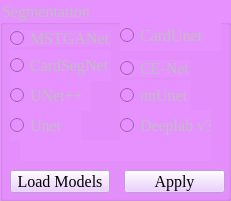
   <widget class="QGroupBox" name="segmentation_box">
    <property name="enabled">
     <bool>false</bool>
    </property>
    <property name="geometry">
     <rect>
      <x>170</x>
      <y>10</y>
      <width>231</width>
      <height>201</height>
     </rect>
    </property>
    <property name="font">
     <font>
      <family>Times New Roman</family>
      <pointsize>12</pointsize>
      <weight>9</weight>
      <italic>false</italic>
      <bold>false</bold>
     </font>
    </property>
    <property name="styleSheet">
     <string notr="true"> font: 75 12pt &quot;Times New Roman&quot;; ;background-color: rgb(231, 144, 255);</string>
    </property>
    <property name="title">
     <string>Segmentation</string>
    </property>
    <widget class="QRadioButton" name="deep1_method">
     <property name="enabled">
      <bool>false</bool>
     </property>
     <property name="geometry">
      <rect>
       <x>10</x>
       <y>30</y>
       <width>101</width>
       <height>17</height>
      </rect>
     </property>
     <property name="font">
      <font>
       <family>Times New Roman</family>
       <pointsize>12</pointsize>
       <weight>9</weight>
       <italic>false</italic>
       <bold>false</bold>
      </font>
     </property>
     <property name="styleSheet">
      <string notr="true">font: 75 12pt &quot;Times New Roman&quot;;</string>
     </property>
     <property name="text">
      <string>MSTGANet</string>
     </property>
    </widget>
    <widget class="QRadioButton" name="deep2_method">
     <property name="enabled">
      <bool>false</bool>
     </property>
     <property name="geometry">
      <rect>
       <x>10</x>
       <y>50</y>
       <width>101</width>
       <height>31</height>
      </rect>
     </property>
     <property name="font">
      <font>
       <family>Times New Roman</family>
       <pointsize>12</pointsize>
       <weight>9</weight>
       <italic>false</italic>
       <bold>false</bold>
      </font>
     </property>
     <property name="styleSheet">
      <string notr="true">font: 75 12pt &quot;Times New Roman&quot;;</string>
     </property>
     <property name="text">
      <string>CardSegNet</string>
     </property>
    </widget>
    <widget class="QPushButton" name="applysegmentation">
     <property name="enabled">
      <bool>false</bool>
     </property>
     <property name="geometry">
      <rect>
       <x>124</x>
       <y>170</y>
       <width>101</width>
       <height>23</height>
      </rect>
     </property>
     <property name="font">
      <font>
       <family>Times New Roman</family>
       <pointsize>12</pointsize>
       <weight>9</weight>
       <italic>false</italic>
       <bold>false</bold>
      </font>
     </property>
     <property name="styleSheet">
      <string notr="true">color: rgb(0, 0, 0); background-color: rgb(231, 194, 255);font: 75 12pt &quot;Times New Roman&quot;;</string>
     </property>
     <property name="text">
      <string>Apply</string>
     </property>
    </widget>
    <widget class="QLabel" name="label_pre_2">
     <property name="enabled">
      <bool>false</bool>
     </property>
     <property name="geometry">
      <rect>
       <x>20</x>
       <y>140</y>
       <width>191</width>
       <height>21</height>
      </rect>
     </property>
     <property name="font">
      <font>
       <family>Times New Roman</family>
       <pointsize>12</pointsize>
       <weight>9</weight>
       <italic>false</italic>
       <bold>false</bold>
      </font>
     </property>
     <property name="styleSheet">
      <string notr="true">font: 75 12pt &quot;Times New Roman&quot;;</string>
     </property>
     <property name="text">
      <string/>
     </property>
    </widget>
    <widget class="QRadioButton" name="classic_method">
     <property name="enabled">
      <bool>false</bool>
     </property>
     <property name="geometry">
      <rect>
       <x>10</x>
       <y>80</y>
       <width>81</width>
       <height>31</height>
      </rect>
     </property>
     <property name="font">
      <font>
       <family>Times New Roman</family>
       <pointsize>12</pointsize>
       <weight>9</weight>
       <italic>false</italic>
       <bold>false</bold>
      </font>
     </property>
     <property name="styleSheet">
      <string notr="true">font: 75 12pt &quot;Times New Roman&quot;;</string>
     </property>
     <property name="text">
      <string>UNet++</string>
     </property>
    </widget>
    <widget class="QRadioButton" name="classic_method_2">
     <property name="enabled">
      <bool>false</bool>
     </property>
     <property name="geometry">
      <rect>
       <x>120</x>
       <y>80</y>
       <width>71</width>
       <height>31</height>
      </rect>
     </property>
     <property name="font">
      <font>
       <family>Times New Roman</family>
       <pointsize>12</pointsize>
       <weight>9</weight>
       <italic>false</italic>
       <bold>false</bold>
      </font>
     </property>
     <property name="styleSheet">
      <string notr="true">font: 75 12pt &quot;Times New Roman&quot;;</string>
     </property>
     <property name="text">
      <string>nnUnet</string>
     </property>
    </widget>
    <widget class="QRadioButton" name="deep1_method_2">
     <property name="enabled">
      <bool>false</bool>
     </property>
     <property name="geometry">
      <rect>
       <x>120</x>
       <y>60</y>
       <width>71</width>
       <height>17</height>
      </rect>
     </property>
     <property name="font">
      <font>
       <family>Times New Roman</family>
       <pointsize>12</pointsize>
       <weight>9</weight>
       <italic>false</italic>
       <bold>false</bold>
      </font>
     </property>
     <property name="styleSheet">
      <string notr="true">font: 75 12pt &quot;Times New Roman&quot;;</string>
     </property>
     <property name="text">
      <string>CE-Net</string>
     </property>
    </widget>
    <widget class="QRadioButton" name="deep2_method_2">
     <property name="enabled">
      <bool>false</bool>
     </property>
     <property name="geometry">
      <rect>
       <x>120</x>
       <y>110</y>
       <width>91</width>
       <height>31</height>
      </rect>
     </property>
     <property name="font">
      <font>
       <family>Times New Roman</family>
       <pointsize>12</pointsize>
       <weight>9</weight>
       <italic>false</italic>
       <bold>false</bold>
      </font>
     </property>
     <property name="styleSheet">
      <string notr="true">font: 75 12pt &quot;Times New Roman&quot;;</string>
     </property>
     <property name="text">
      <string>Deeplab v3</string>
     </property>
    </widget>
    <widget class="QRadioButton" name="classic_method_3">
     <property name="enabled">
      <bool>false</bool>
     </property>
     <property name="geometry">
      <rect>
       <x>10</x>
       <y>110</y>
       <width>71</width>
       <height>31</height>
      </rect>
     </property>
     <property name="font">
      <font>
       <family>Times New Roman</family>
       <pointsize>12</pointsize>
       <weight>9</weight>
       <italic>false</italic>
       <bold>false</bold>
      </font>
     </property>
     <property name="styleSheet">
      <string notr="true">font: 75 12pt &quot;Times New Roman&quot;;</string>
     </property>
     <property name="text">
      <string>Unet </string>
     </property>
    </widget>
    <widget class="QRadioButton" name="classic_method_4">
     <property name="enabled">
      <bool>false</bool>
     </property>
     <property name="geometry">
      <rect>
       <x>120</x>
       <y>20</y>
       <width>101</width>
       <height>31</height>
      </rect>
     </property>
     <property name="font">
      <font>
       <family>Times New Roman</family>
       <pointsize>12</pointsize>
       <weight>9</weight>
       <italic>false</italic>
       <bold>false</bold>
      </font>
     </property>
     <property name="styleSheet">
      <string notr="true">font: 75 12pt &quot;Times New Roman&quot;;</string>
     </property>
     <property name="text">
      <string>CardUnet </string>
     </property>
    </widget>
    <widget class="QPushButton" name="load_models">
     <property name="enabled">
      <bool>false</bool>
     </property>
     <property name="geometry">
      <rect>
       <x>10</x>
       <y>170</y>
       <width>100</width>
       <height>23</height>
      </rect>
     </property>
     <property name="font">
      <font>
       <family>Times New Roman</family>
       <pointsize>12</pointsize>
       <weight>9</weight>
       <italic>false</italic>
       <bold>false</bold>
      </font>
     </property>
     <property name="styleSheet">
      <string notr="true">font: 75 12pt &quot;Times New Roman&quot;;color: rgb(0, 0, 0); background-color: rgb(231, 194, 255);font: </string>
     </property>
     <property name="text">
      <string>Load Models</string>
     </property>
    </widget>
   </widget>
